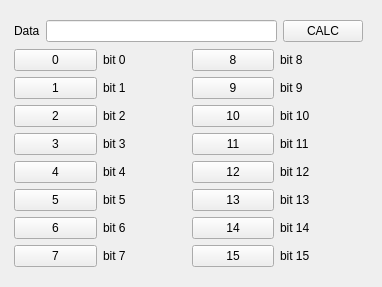
<?xml version="1.0" encoding="UTF-8"?>
<ui version="4.0">
 <class>MainWindow</class>
 <widget class="QMainWindow" name="MainWindow">
  <property name="geometry">
   <rect>
    <x>0</x>
    <y>0</y>
    <width>382</width>
    <height>287</height>
   </rect>
  </property>
  <property name="windowTitle">
   <string>MainWindow</string>
  </property>
  <widget class="QWidget" name="centralWidget">
   <widget class="QWidget" name="">
    <property name="geometry">
     <rect>
      <x>3</x>
      <y>8</y>
      <width>371</width>
      <height>271</height>
     </rect>
    </property>
    <layout class="QVBoxLayout" name="verticalLayout_2">
     <item>
      <layout class="QHBoxLayout" name="horizontalLayout">
       <property name="sizeConstraint">
        <enum>QLayout::SetMinimumSize</enum>
       </property>
       <item>
        <widget class="QLabel" name="label_code">
         <property name="text">
          <string>Data</string>
         </property>
        </widget>
       </item>
       <item>
        <widget class="QLineEdit" name="lineEdit_code"/>
       </item>
       <item>
        <widget class="QPushButton" name="pushButton_calc">
         <property name="text">
          <string>CALC</string>
         </property>
        </widget>
       </item>
      </layout>
     </item>
     <item>
      <layout class="QVBoxLayout" name="verticalLayout">
       <item>
        <layout class="QGridLayout" name="gridLayout">
         <property name="sizeConstraint">
          <enum>QLayout::SetNoConstraint</enum>
         </property>
         <item row="6" column="4">
          <widget class="QLabel" name="label_b14">
           <property name="text">
            <string>bit 14</string>
           </property>
          </widget>
         </item>
         <item row="1" column="4">
          <widget class="QLabel" name="label_b9">
           <property name="text">
            <string>bit 9</string>
           </property>
          </widget>
         </item>
         <item row="5" column="0">
          <widget class="QPushButton" name="pushButton_b5">
           <property name="baseSize">
            <size>
             <width>4</width>
             <height>8</height>
            </size>
           </property>
           <property name="text">
            <string>5</string>
           </property>
          </widget>
         </item>
         <item row="5" column="3">
          <widget class="QPushButton" name="pushButton_b13">
           <property name="text">
            <string>13</string>
           </property>
          </widget>
         </item>
         <item row="0" column="1">
          <widget class="QLabel" name="label_b0">
           <property name="text">
            <string>bit 0</string>
           </property>
          </widget>
         </item>
         <item row="6" column="3">
          <widget class="QPushButton" name="pushButton_b14">
           <property name="text">
            <string>14</string>
           </property>
          </widget>
         </item>
         <item row="3" column="3">
          <widget class="QPushButton" name="pushButton_b11">
           <property name="text">
            <string>11</string>
           </property>
          </widget>
         </item>
         <item row="7" column="3">
          <widget class="QPushButton" name="pushButton_b15">
           <property name="text">
            <string>15</string>
           </property>
          </widget>
         </item>
         <item row="2" column="0">
          <widget class="QPushButton" name="pushButton_b2">
           <property name="baseSize">
            <size>
             <width>4</width>
             <height>8</height>
            </size>
           </property>
           <property name="text">
            <string>2</string>
           </property>
          </widget>
         </item>
         <item row="0" column="0">
          <widget class="QPushButton" name="pushButton_b0">
           <property name="baseSize">
            <size>
             <width>4</width>
             <height>8</height>
            </size>
           </property>
           <property name="text">
            <string>0</string>
           </property>
           <property name="autoDefault">
            <bool>false</bool>
           </property>
           <property name="default">
            <bool>false</bool>
           </property>
           <property name="flat">
            <bool>false</bool>
           </property>
          </widget>
         </item>
         <item row="2" column="3">
          <widget class="QPushButton" name="pushButton_b10">
           <property name="text">
            <string>10</string>
           </property>
          </widget>
         </item>
         <item row="7" column="0">
          <widget class="QPushButton" name="pushButton_b7">
           <property name="text">
            <string>7</string>
           </property>
          </widget>
         </item>
         <item row="4" column="0">
          <widget class="QPushButton" name="pushButton_b4">
           <property name="baseSize">
            <size>
             <width>4</width>
             <height>8</height>
            </size>
           </property>
           <property name="text">
            <string>4</string>
           </property>
          </widget>
         </item>
         <item row="5" column="1">
          <widget class="QLabel" name="label_b5">
           <property name="text">
            <string>bit 5</string>
           </property>
          </widget>
         </item>
         <item row="1" column="1">
          <widget class="QLabel" name="label_b1">
           <property name="text">
            <string>bit 1</string>
           </property>
          </widget>
         </item>
         <item row="5" column="4">
          <widget class="QLabel" name="label_b13">
           <property name="text">
            <string>bit 13</string>
           </property>
          </widget>
         </item>
         <item row="4" column="3">
          <widget class="QPushButton" name="pushButton_b12">
           <property name="text">
            <string>12</string>
           </property>
          </widget>
         </item>
         <item row="0" column="4">
          <widget class="QLabel" name="label_b8">
           <property name="text">
            <string>bit 8</string>
           </property>
          </widget>
         </item>
         <item row="7" column="1">
          <widget class="QLabel" name="b7">
           <property name="text">
            <string>bit 7</string>
           </property>
          </widget>
         </item>
         <item row="2" column="1">
          <widget class="QLabel" name="label_b2">
           <property name="text">
            <string>bit 2</string>
           </property>
          </widget>
         </item>
         <item row="6" column="1">
          <widget class="QLabel" name="label_b6">
           <property name="text">
            <string>bit 6</string>
           </property>
          </widget>
         </item>
         <item row="2" column="4">
          <widget class="QLabel" name="label_b10">
           <property name="text">
            <string>bit 10</string>
           </property>
          </widget>
         </item>
         <item row="6" column="0">
          <widget class="QPushButton" name="pushButton_b6">
           <property name="baseSize">
            <size>
             <width>4</width>
             <height>8</height>
            </size>
           </property>
           <property name="text">
            <string>6</string>
           </property>
          </widget>
         </item>
         <item row="1" column="3">
          <widget class="QPushButton" name="pushButton_b9">
           <property name="text">
            <string>9</string>
           </property>
          </widget>
         </item>
         <item row="3" column="0">
          <widget class="QPushButton" name="pushButton_b3">
           <property name="baseSize">
            <size>
             <width>4</width>
             <height>8</height>
            </size>
           </property>
           <property name="text">
            <string>3</string>
           </property>
          </widget>
         </item>
         <item row="4" column="1">
          <widget class="QLabel" name="label_b4">
           <property name="text">
            <string>bit 4</string>
           </property>
          </widget>
         </item>
         <item row="3" column="1">
          <widget class="QLabel" name="label_b3">
           <property name="text">
            <string>bit 3</string>
           </property>
          </widget>
         </item>
         <item row="0" column="3">
          <widget class="QPushButton" name="pushButton_b8">
           <property name="text">
            <string>8</string>
           </property>
          </widget>
         </item>
         <item row="1" column="0">
          <widget class="QPushButton" name="pushButton_b1">
           <property name="baseSize">
            <size>
             <width>4</width>
             <height>8</height>
            </size>
           </property>
           <property name="text">
            <string>1</string>
           </property>
          </widget>
         </item>
         <item row="4" column="4">
          <widget class="QLabel" name="label_b12">
           <property name="text">
            <string>bit 12</string>
           </property>
          </widget>
         </item>
         <item row="7" column="4">
          <widget class="QLabel" name="label_b15">
           <property name="text">
            <string>bit 15</string>
           </property>
          </widget>
         </item>
         <item row="3" column="4">
          <widget class="QLabel" name="label_b11">
           <property name="text">
            <string>bit 11</string>
           </property>
          </widget>
         </item>
        </layout>
       </item>
      </layout>
     </item>
    </layout>
   </widget>
  </widget>
 </widget>
 <layoutdefault spacing="6" margin="11"/>
 <resources/>
 <connections/>
</ui>
